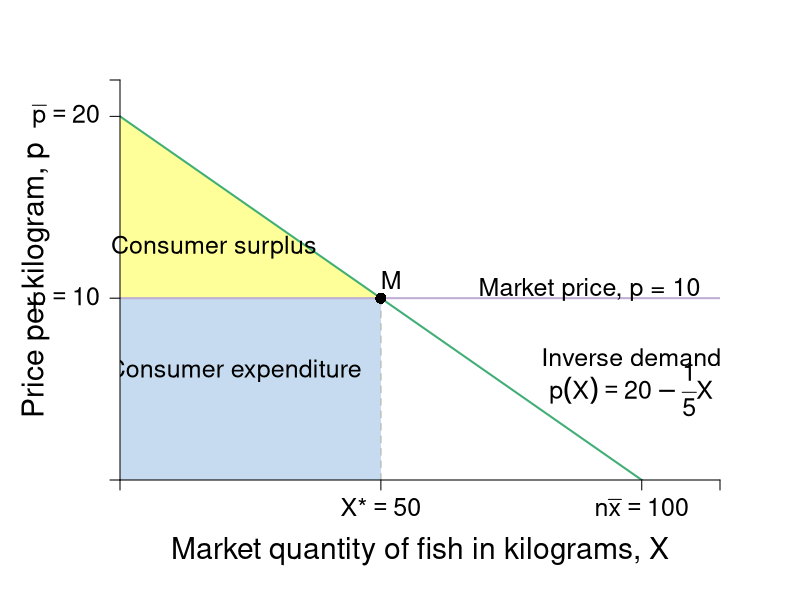

Write R code to recreate this figure.
require(shape)
pdf(file = "indmarketdemand/consumersurplus_market.pdf", width = 9, height = 7)

#Set parameters for graphics
pointsize <- 1.8
axislabelsize <- 1.8
labelsize <- 1.5
namesize <- 1.8
annotatesize <- 1.5
graphlinewidth <- 2
segmentlinewidth <- 1.5


COL <- c("#7fc97f", "#beaed4", "#fdc086", "#ffff99", "#386cb0", "#f0027f", "#bf5b17", "#666666")
COLA <- c("#e0f3db", "#99d8c9","#66c2a4","#41ae76", "#238b45", "#005824")
COLB <- c("#c6dbef", "#4eb3d3", "#2b8cbe", "#0868ac","#084081")

par(mar =  c(6, 6, 4, 4))

MarketD <- function(x, rmax = 20, xmax = 10, n = 10) {
  rmax - (rmax/(n*xmax))*x
}

mrsA <- function(x, rmax = 20, xmax = 10) {
  rmax - (rmax/xmax)*x
}

# uA <- function(x, y, rmax, rmax = 20, xmax = 10) {
#   y + rmax*x - (1/2)(rmax/xmax)*x^2
# }

xlims <- c(0, 115)
ylims <- c(0, 22)

npts <- 501 
x <- seq(xlims[1], xlims[2], length.out = npts)
y <- seq(ylims[1], ylims[2], length.out = npts) 
a <- c(46.08, 55, 64)
b <- c(46.08, 55, 64)

plot(0, 0, xlim = xlims, ylim = ylims, type = "n",
     xlab = expression(paste("")),
     ylab = expression(paste("")), 
     xaxt = "n", 
     yaxt = "n", 
     cex.lab = axislabelsize, 
     bty = "n",
     xaxs="i", 
     yaxs="i")

# ticksy <- seq(from = 0, to = ylims[2], by = 2)
# ylabels <- seq(from = 0, to = ylims[2], by = 2)
# ticksx <- seq(from = 0, to = xlims[2], by = 2)
# xlabels <- seq(from = 0, to = xlims[2], by = 2)
ticksy <- c(0, 10, 20, ylims[2])
ylabels <- c(NA, expression(paste(p == 10)), expression(paste(bar(p) == 20)), NA)
ticksx <- c(0, 50, 100, xlims[2])
xlabels <- c(NA, expression(paste(X,"*") == 50), expression(paste(n*bar(x)==100)), NA)


npts <- 500 
xx1 <- seq(xlims[1], xlims[2], length.out = npts)

xpoly <- c(0, 50, 0)
ypoly <- c(10, 10, 20)
polygon(x = xpoly, y = ypoly, col = COL[4], density=NULL, border = NA)

xpoly3 <- c(0, 50, 50, 0, 0)
ypoly3 <- c(0, 0, 10, 10, 0)
polygon(x = xpoly3, y = ypoly3, col = COLB[1], density=NULL, border = NA)


#Lines for mrs graph
lines(xx1, MarketD(xx1, rmax = 20, xmax = 10, n = 10), col = COLA[4], lwd = graphlinewidth)
#lines(xx1, mrsA(xx1, rmax = 20, xmax = 10), col = COLA[4], lwd = graphlinewidth)

segments(0, 10, xlims[2], 10, lty = 1, col = COL[2] , lwd = graphlinewidth)
segments(50, 0, 50, 10, lty = 2, col = "gray" , lwd = segmentlinewidth)

#Label axes
mtext(expression(paste("Market quantity of fish in kilograms, ", X)), side=1, line = 3.5, cex = axislabelsize)
text(-16.2, 0.5*ylims[2], expression(paste("Price per kilogram, ", p)), xpd = TRUE, cex = axislabelsize, srt = 90) 

points(50, 10, pch = 16, col = "black", cex = 1.5)
text(52, 11.0, expression(M), cex = labelsize)

#segments(4.11765, 6.17647, 5.88, 8.88, lty = 1, col = COL[2] , lwd = graphlinewidth)
text(90, 10.5, expression("Market price, p = 10"), cex = labelsize, xpd = TRUE)
#text(7.3, 2.5, expression("Curve"))
#Arrows(7.3, 3.5, 7.3, 6.1, col = "black", lty = 1, lwd = 2, arr.type = "triangle", arr.lwd = 0.5)

#Label mrs function
#text(98, 7.5, expression(paste("Demand: ", X(p) == 100 - 5*p)), cex = labelsize,xpd = TRUE)
text(98, 6.75, expression(paste("Inverse demand")), cex = labelsize)
text(98, 5, expression(paste(p(X) == 20 - frac(1,5)*X)), cex = labelsize,xpd = TRUE)
#Arrows(10, 7.5, 10, 5, col = "black", lty = 1, lwd = 2, arr.type = "triangle", arr.lwd = 0.5)

#Label highest willingness to pay
text(18.0, 12.8, expression("Consumer surplus"), cex = labelsize, xpd = TRUE)
#text(15, 11.5, expression(paste(CS==frac(1, 2)*bgroup("(",20 - 10,")")*50, phantom()== 250)))
#Arrows(25, 15, 25, 12, col = "black", lty = 1, lwd = 2, arr.type = "triangle", arr.lwd = 0.5)

#Label consumer expenditure
text(22, 6, expression("Consumer expenditure"), cex = labelsize)

axis(1, at = ticksx, pos = 0, labels = xlabels, cex.axis = labelsize)
axis(2, at = ticksy, pos = 0, labels = ylabels, las = 1, cex.axis = labelsize)

dev.off()
